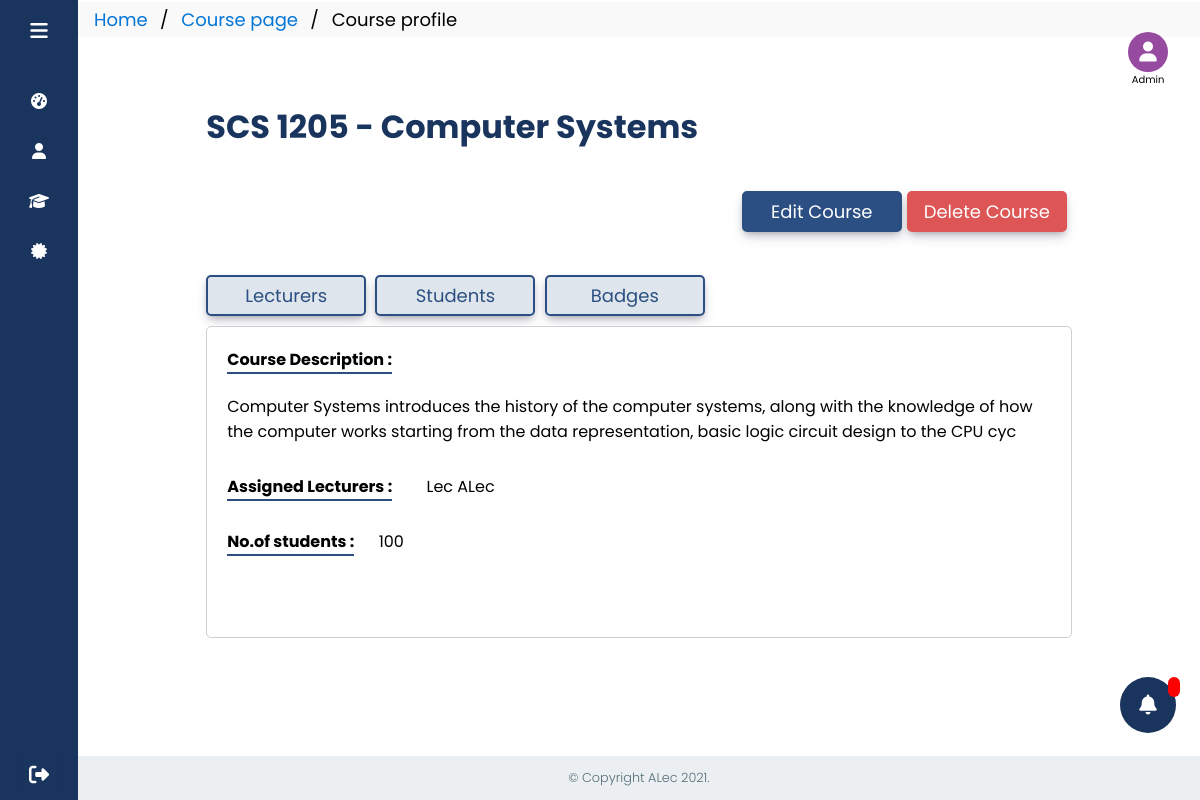
Screenshot of /courseProfile/index/50 (signed in) with the database file from the repository.
### tables this page shows
CREATE TABLE `course` (
  `course_id` int(11) NOT NULL,
  `course_name` varchar(50) NOT NULL,
  `course_description` varchar(200) DEFAULT NULL,
  `year` int(1) NOT NULL
);

### app/controllers/courseProfile.php (called while the page is built, shortened)
<?php
class CourseProfile extends AlecFramework
{
    public function __construct()
    {
        $this->courseProfileModel = $this->model("courseProfileModel");
    }
    public function index($course_id)
    {
        $data["success"] = "";
        $data["courseDetails"] = $this->courseProfileModel->getCourseDetails($course_id);
        $data["lecturerDetails"] = $this->courseProfileModel->getLecturerNames($course_id);
        $data["studentCount"] = $this->courseProfileModel->getStudentCount($course_id);
        $this->view("admin/courseProfileView", $data);
    }
}

### core/classes/router.php (called while the page is built, shortened)
<?php
class Router
{
    public $method = "index";
    public $params = [];
    public function __construct()
    {
        $url = $this->url();
        if (!empty($url)) {
            if (file_exists("../app/controllers/" . $url[0] . ".php")) {
                unset($url[0]);
            } else {
                echo "$url[0].php not found";
            }
        }
        $this->controller = new $this->controller;
        if (isset($url[1]) && !empty($url[1])) {
            if (method_exists($this->controller, $url[1])) {
                $this->method = $url[1];
                unset($url[1]);
            } else {
                echo "method " . $url[1] . " not found";
            }
        }
        if (isset($url)) {
            $this->params = $url;
        } else {
            $this->params = [];
        }
        call_user_func_array([$this->controller, $this->method], $this->params);
    }
    public function url()
    {
        if (isset($_GET['url'])) {
            $url = $_GET['url'];
            $url = rtrim($url);
            $url = filter_var($url, FILTER_SANITIZE_URL);
            $url = explode("/", $url);
            return $url;
        }
    }
}

### core/init.php (called while the page is built, shortened)
<?php
$router = new Router;

### public/index.php (called while the page is built, shortened)
<?php
include "../core/init.php";

### app/models/courseProfileModel.php (called while the page is built, shortened)
<?php
class CourseProfileModel extends Database
{
    public function getCourseDetails($course_id)
    {
        $query = "SELECT * FROM course WHERE course_id='$course_id'";
        $result = mysqli_query($GLOBALS["db"], $query);
        return mysqli_fetch_assoc($result);
    }
    public function getLecturerNames($course_id)
    {
        $query = "SELECT CONCAT(first_name, ' ', last_name) AS name FROM user INNER JOIN course_registration_lec WHERE user.user_id=lecturer_id AND course_id='$course_id'";
        $result = mysqli_query($GLOBALS["db"], $query);
        return $result;
    }
}

### app/views/admin/courseProfileView.php (the view, shortened to what this page needs)
<!DOCTYPE html>
<html lang="en">
<head>
</head>
<body onload="setDefaultCookieValues()">
<ul class="breadcrumb">
    <li><a href="http://localhost/ALec/adminDashboard/index">Home</a></li>
    <li><a href="http://localhost/ALec/courseDetails/index">Course page</a></li>
    <li>Course profile</li>
</ul>
<div class="details-content">
    <div class="header-container">
        <header>
            <?php echo $data["courseDetails"]["course_name"]; ?>
        </header>
    </div>
    <div class="user-details-container">
        <div class="top">
            <div class="buttons-right">
                <?php
                echo " <button type='button' name='edit-user' value='Edit user' onclick=location.href='";
                echo BASEURL . '/courseEdit/index/' . $data["courseDetails"]["course_id"];
                echo "'>";
                echo "Edit Course</button>";
                ?>
                <?php
                $link = "'" . "courseProfile/deleteCourse/" . $data["courseDetails"]["course_id"] . "'";
                echo
                    '<button type="button" name="dlt-user" value="Delete user" onclick="deleteFunction(' . $link . ')">';
                echo "Delete Course</button>";
                ?>
            </div>
        </div>
        <div class="middle">
            <div class="buttons-left">
                <?php
                echo " <button type='button' name='edit-user' value='Edit user' onclick=location.href='";
                echo BASEURL . '/manageUser/index/' . $data["courseDetails"]["course_id"];
                echo "'>";
                echo "Lecturers</button>";
                ?>
                <?php
                echo " <button type='button' name='edit-user' value='Edit user' onclick=location.href='";
                echo BASEURL . '/manageUser/index/' . $data["courseDetails"]["course_id"] . '/stu';
                echo "'>";
                echo "Students</button>";
                ?>
                <button type="button" name="badges" value="Badges">Badges</button>
            </div>
        </div>
        <div class="bottom">
            <div>
                <span class="head">Course Description : </span>
                <div class="content">
                    <?php echo $data["courseDetails"]["course_description"]; ?>
                </div>
            </div>
            <div>
                <span class="head">Assigned Lecturers :</span>
                <div class="content">
                    <?php
                    while ($row = mysqli_fetch_assoc($data["lecturerDetails"])) {
                        echo "<span>" . $row["name"] . "</span>";
                    }
                    ?>
                </div>
            </div>
            <div>
                <span class="head">No.of students :</span>
                <span><?php echo $data["studentCount"]; ?></span>
            </div>
        </div>
    </div>
</div>
</body>
</html>

### public/css/course_profile.css (style rules this page uses)
* { margin: 0; padding: 0; font-family: "Poppins", sans-serif; box-sizing: border-box; }
body { position: relative; min-height: 100vh; width: 100%; overflow-x: hidden; }
header { background-color: white; color: #19345d; text-align: left; font-size: 32px; font-weight: bold; margin: 20px 0 20px 0; width: 100%; }
ul.breadcrumb { padding: 4px 16px; list-style: none; background-color: #eeeeee61; margin-bottom: 30px; margin-left: 0 !important; }
ul.breadcrumb li { display: inline; font-size: 18px; }
ul.breadcrumb li + li:before { padding: 8px; color: black; content: "/ "; }
ul.breadcrumb li a { color: #0275d8; text-decoration: none; }
.details-content { padding: 1rem; width: 80%; margin: auto auto 30px auto; height: 80%; overflow-y: hidden; }
.buttons-right button { margin-top: 10px; }
.buttons-right button:nth-child(2) { background-color: #dd5555; border: 2px solid #dd5555; color: white; }
.buttons-right { margin-top: 10px; float: right; display: inline-flex; }
.buttons-right button { margin-right: 5px; width: 160px; padding: 5px; background-color: #2B4F82; color: #FFF; border-radius: 5px; border: 2px solid #2B4F82; font-size: large; font-weight: 400; box-shadow: rgba(50, 50, 93, 0.25) 0 6px 12px -2px, rgba(0, 0, 0, 0.3) 0px 3px 7px -3px; cursor: pointer; }
.buttons-left button { margin-right: 5px; width: 160px; padding: 5px; background-color: rgba(43, 79, 130, 0.15); color: #2B4F82; border-radius: 5px; border: 2px solid #2B4F82; font-size: large; font-weight: 400; box-shadow: rgba(50, 50, 93, 0.25) 0 6px 12px -2px, rgba(0, 0, 0, 0.3) 0px 3px 7px -3px; cursor: pointer; }
.user-details-container { height: 70vh; }
.top { margin-top: 10px; }
.middle { display: inline-flex; flex-direction: column; align-items: flex-start; width: 100%; margin-top: 5%; }
.head { display: block; font-weight: bold; border-bottom: 2px solid #2B4F82; width: inherit; margin-bottom: 15px; }
.bottom { display: inline-flex; flex-direction: column; align-items: flex-start; width: 100%; padding: 10px; border-radius: 5px; margin: 10px 0; border: 1px solid #d0d0d0; background-color: #FFF; overflow-y: auto; min-height: 39vh; }
.bottom .content { display: inline-grid; margin: 10px; }
.bottom span { display: inline-flex; flex-direction: row; align-items: center; margin: 10px; align-content: center; }

### rows the page displays
course: course_name "SCS 1205 - Computer Systems", course_description "Computer Systems introduces the history of the computer systems, along with the knowledge of how the computer works starting from the data representation, basic logic circuit design to the CPU cyc"

### other values shown
$row["name"] "Lec ALec"
$data["studentCount"] "100"
